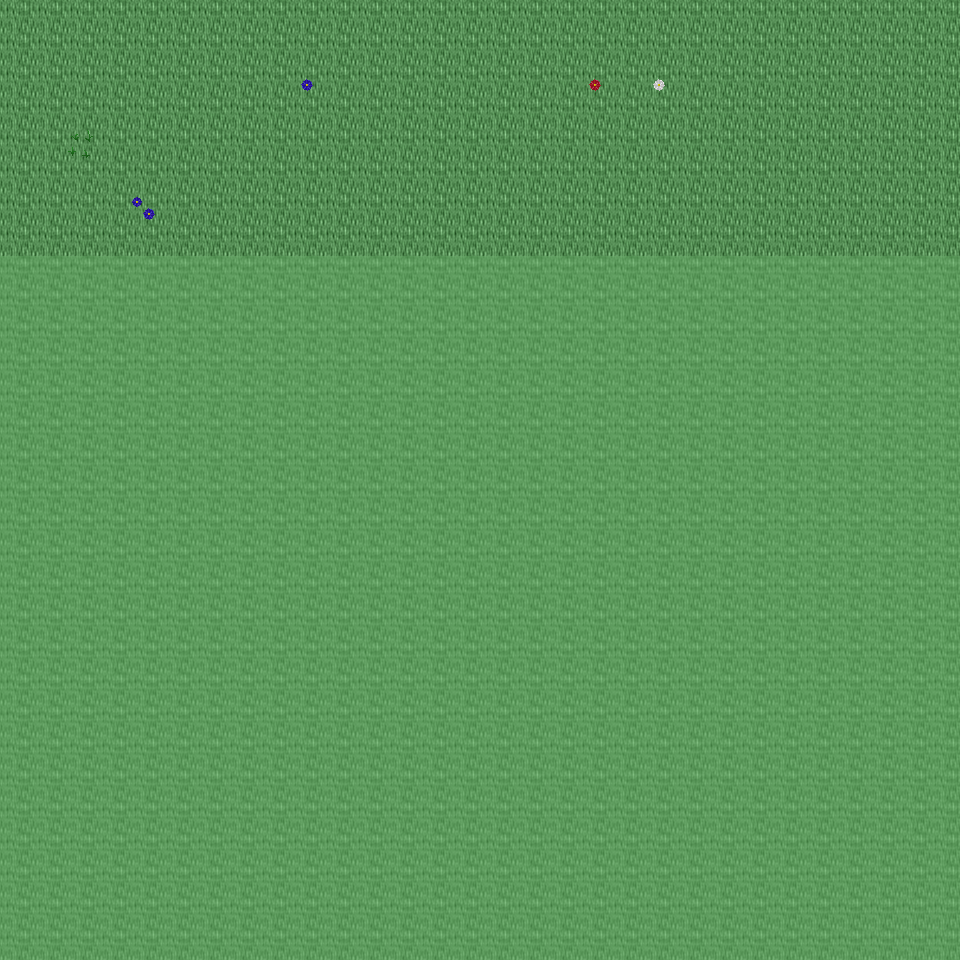

This is a level from a 2D game, rendered from its Tiled map with the project's own tilesets. A one-line summary and the map file follow, with tile-layer data summarised:
An orthogonal 30x30 tile map with 32x32 px tiles, 6 tile layers (Ground, Object, Object2, Above, ...), 9 tilesets and 3 objects (3x mapchange).

<map version="1.0" orientation="orthogonal" renderorder="right-down" width="30" height="30" tilewidth="32" tileheight="32" nextobjectid="4">
  <tileset firstgid="1" name="tileset_ground_ground" tilewidth="32" tileheight="32" tilecount="33" columns="3">
    <image source="../drawable/tileset_ground_ground.png" width="96" height="352" />
  </tileset>
  <tileset firstgid="34" name="tileset_plant_flower_daisy_white" tilewidth="32" tileheight="32" tilecount="8" columns="2">
    <image source="../drawable/tileset_plant_flower_daisy_white.png" width="64" height="128" />
  </tileset>
  <tileset firstgid="42" name="tileset_plant_flower_daisy_yellow" tilewidth="32" tileheight="32" tilecount="8" columns="2">
    <image source="../drawable/tileset_plant_flower_daisy_yellow.png" width="64" height="128" />
  </tileset>
  <tileset firstgid="50" name="tileset_plant_flower_daisy_blue" tilewidth="32" tileheight="32" tilecount="8" columns="2">
    <image source="../drawable/tileset_plant_flower_daisy_blue.png" width="64" height="128" />
  </tileset>
  <tileset firstgid="58" name="tileset_plant_grasses" tilewidth="32" tileheight="32" tilecount="6" columns="3">
    <image source="../drawable/tileset_plant_grasses.png" width="96" height="64" />
  </tileset>
  <tileset firstgid="64" name="tileset_plant_flower_daisy_red" tilewidth="32" tileheight="32" tilecount="8" columns="2">
    <image source="../drawable/tileset_plant_flower_daisy_red.png" width="64" height="128" />
  </tileset>
  <tileset firstgid="72" name="tileset_plant_tree_tree_darkgreen" tilewidth="32" tileheight="32" tilecount="88" columns="8">
    <image source="../drawable/tileset_plant_tree_tree_darkgreen.png" width="256" height="352" />
  </tileset>
  <tileset firstgid="160" name="tileset_logic_collision" tilewidth="32" tileheight="32" tilecount="1" columns="1">
    <image source="../drawable/tileset_logic_collision.png" width="32" height="32" />
  </tileset>
  <tileset firstgid="161" name="tileset_ground_green_paving" tilewidth="32" tileheight="32" tilecount="18" columns="3">
    <image source="../drawable/tileset_ground_green_paving.png" width="96" height="192" />
  </tileset>
  <layer name="Ground" width="30" height="30">
    <data>[900 cells, 240 non-empty, 1 distinct tile ids]</data>
  </layer>
  <layer name="Object" width="30" height="30">
    <data>[900 cells, 5 non-empty, 5 distinct tile ids]</data>
  </layer>
  <layer name="Object2" width="30" height="30">
    <data>[900 cells, 0 non-empty, 0 distinct tile ids]</data>
  </layer>
  <layer name="Above" width="30" height="30">
    <data>[900 cells, 0 non-empty, 0 distinct tile ids]</data>
  </layer>
  <layer name="Above2" width="30" height="30">
    <data>[900 cells, 0 non-empty, 0 distinct tile ids]</data>
  </layer>
  <layer name="Walkable" width="30" height="30">
    <data>[900 cells, 660 non-empty, 1 distinct tile ids]</data>
  </layer>
  <objectgroup name="MapEvents">
    <object id="1" name="north" type="mapchange" x="0" y="0" width="960" height="32">
      <properties>
        <property name="map" value="0_ados_mountain_n2_w2_x2_y3" />
        <property name="place" value="south" />
      </properties>
    </object>
    <object id="2" name="west" type="mapchange" x="0" y="0" width="32" height="256">
      <properties>
        <property name="map" value="0_ados_mountain_n2_w2_x1_y4" />
        <property name="place" value="east" />
      </properties>
    </object>
    <object id="3" name="east" type="mapchange" x="928" y="0" width="32" height="256">
      <properties>
        <property name="map" value="0_ados_mountain_n2_w2_x3_y4" />
        <property name="place" value="west" />
      </properties>
    </object>
  </objectgroup>
</map>
